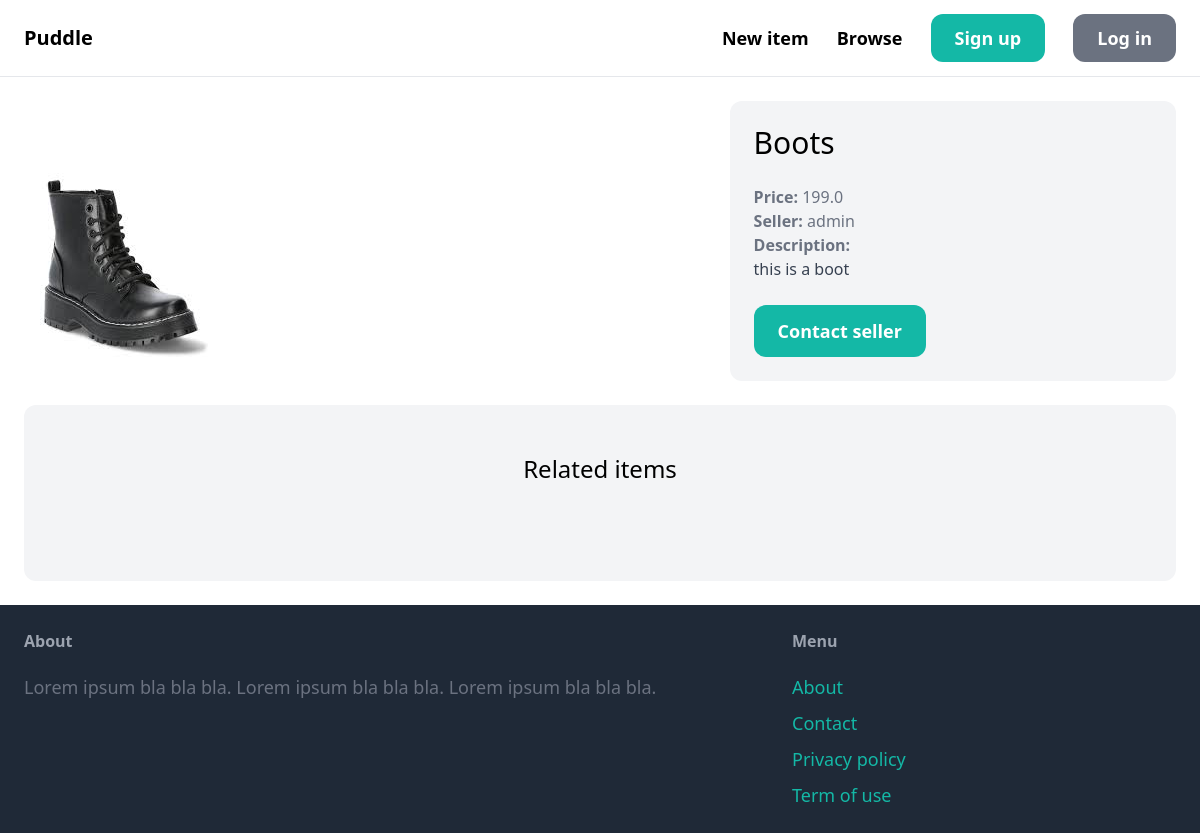
Screenshot of /items/2/ with the database file from the repository.
### items/models.py (models this page shows, shortened)
class Item(models.Model):
    category = models.ForeignKey(
        Category, related_name="items", on_delete=models.CASCADE
    )
    name = models.CharField(max_length=255)
    description = models.TextField(blank=True, null=True)
    price = models.FloatField()
    image = models.ImageField(upload_to="item_images", blank=True, null=True)
    is_sold = models.BooleanField(default=False)
    created_by = models.ForeignKey(User, related_name="items", on_delete=models.CASCADE)
    created_at = models.DateTimeField(auto_now_add=True)

### items/views.py (the view)
# urls.py: path("<int:pk>/", views.detail, name="detail"),
def detail(request, pk):
    item = get_object_or_404(Item, pk=pk)
    related_items = Item.objects.filter(category=item.category, is_sold=False).exclude(
        pk=pk
    )[0:3]
    return render(
        request,
        "items/details.html",
        {"item": item, "related_items": related_items},
    )

### items/templates/items/details.html (shortened to what this page needs)
{% extends 'core/base.html' %}
{% block content %}
<div class="grid grid-cols-5 gap-6">
    <div class="col-span-3">
        <img src="{{ item.image.url }}" class="rounded-xl">
    </div>
    <div class="col-span-2 p-6 bg-gray-100 rounded-xl">
        <h1 class="mb-6 text-3xl">{{ item.name }}</h1>
        <p class="text-gray-500"><strong>Price: </strong>{{ item.price }}</p>
        <p class="text-gray-500"><strong>Seller: </strong>{{ item.created_by.username }}</p>
        {% if item.description %}
            <p class="text-gray-700">
                <strong class="text-gray-500">Description:</strong><br>
                {{ item.description }}
            </p>
        {% endif %}
        {% if request.user == item.created_by %}
            <div class="mt-6 p-6 bg-white rounded-xl">
                <p>This is your item!</p>
                <a href="{% url 'items:edit' item.id %}" class="inline-block mt-6 px-6 py-3 text-lg font-semibold bg-teal-500 text-white rounded-xl">Edit</a>
                <a href="{% url 'items:delete' item.id %}" class="inline-block mt-6 px-6 py-3 text-lg font-semibold bg-red-500 text-white rounded-xl">Delete</a>
            </div>
        {% else %}
            <a href="{#}" class="inline-block mt-6 px-6 py-3 text-lg font-semibold bg-teal-500 text-white rounded-xl hover:bg-teal-700">Contact seller</a>
        {% endif %}
    </div>
</div>
<div class="mt-6 px-6 py-12 bg-gray-100 rounded-xl">
    <h2 class="mb-12 text-2xl text-center">Related items</h2>
</div>
{% endblock %}

### rows the page displays
Item: image (picture), name "Boots", price "199.0", created_by.username "admin", description "this is a boot"
